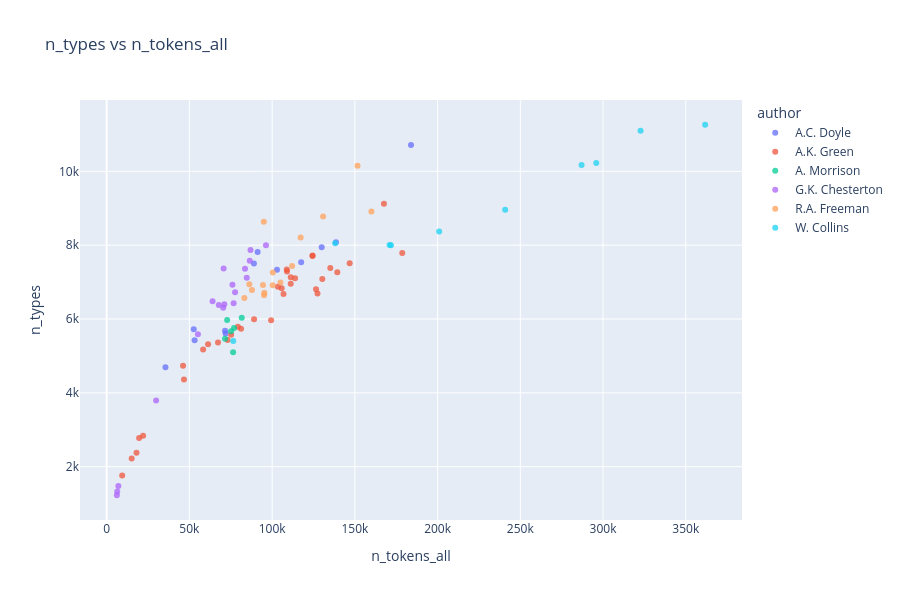
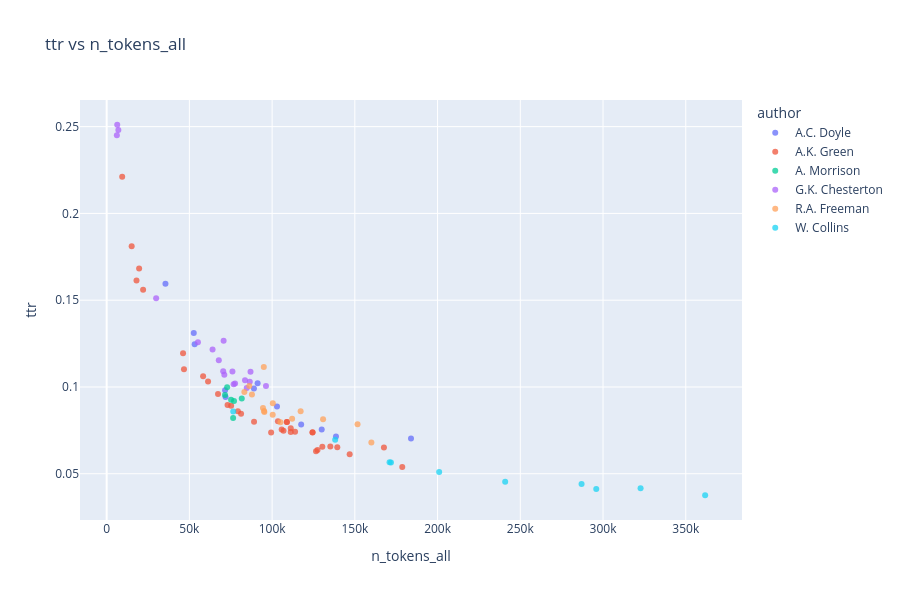
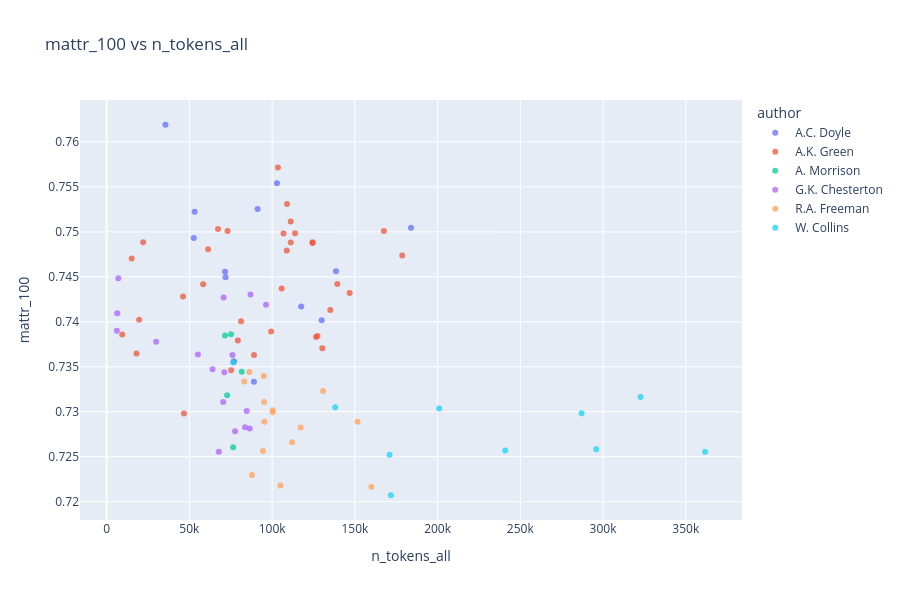
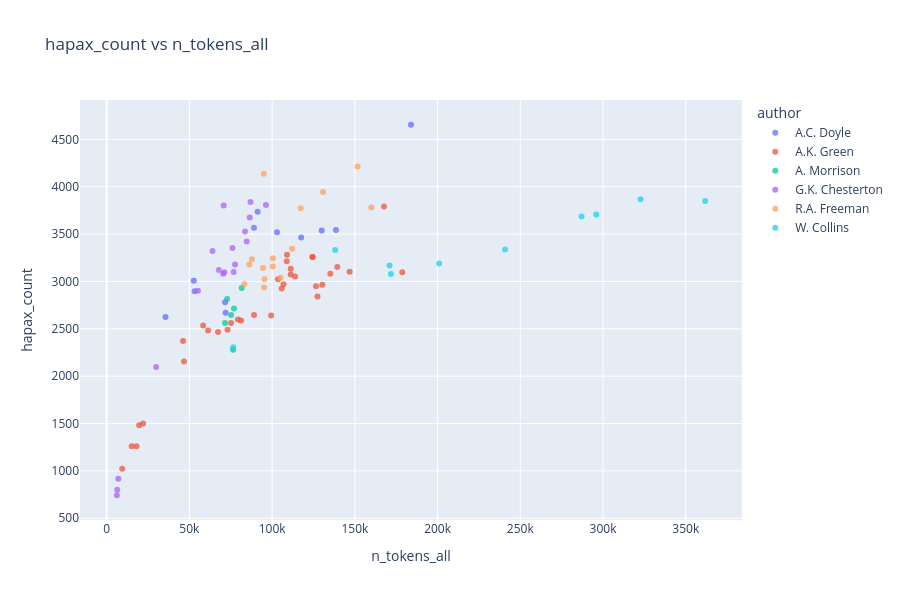

Here is the notebook cell these charts were saved with, in order:
### Code cell
plot_scatter_list_plotly(
    data=df_corpus,
    scatter_pairs=scatter_pairs,
    hue="author",
    work_col="title",
)

### Figure 1 — Plotly figure (JSON) as saved in the notebook; plotly's stock layout.template omitted (floating-point values rounded to 4 significant figures)
{"data": [{"customdata": [["A.C. Doyle"], ["A.C. Doyle"], ["A.C. Doyle"], ["A.C. Doyle"], ["A.C. Doyle"], ["A.C. Doyle"], ["A.C. Doyle"], ["A.C. Doyle"], ["A.C. Doyle"], ["A.C. Doyle"], ["A.C. Doyle"], ["A.C. Doyle"]], "hovertemplate": "<b>%{hovertext}</b><br><br>author=%{customdata[0]}<br>n_tokens_all=%{x}<br>n_types=%{y}<extra></extra>", "hovertext": ["A Study in Scarlet", "Tales of Terror and Mystery", "The Adventures of Sherlock Holmes", "The case-book of Sherlock Holmes", "The Hound of the Baskervilles", "The Lost World", "The Memoirs of Sherlock Holmes", "The Poison Belt", "The Return of Sherlock Holmes", "The Sign of the Four", "The Valley of Fear", "The White Company"], "legendgroup": "A.C. Doyle", "marker": {"color": "#636efa", "opacity": 0.75, "symbol": "circle"}, "mode": "markers", "name": "A.C. Doyle", "orientation": "v", "showlegend": true, "type": "scatter", "x": [52652, 89015, 129975, 102951, 71859, 91227, 117561, 35538, 138594, 53173, 71564, 183941], "xaxis": "x", "y": [5720, 7501, 7945, 7336, 5605, 7813, 7538, 4696, 8077, 5422, 5680, 10715], "yaxis": "y"}, {"customdata": [["A.K. Green"], ["A.K. Green"], ["A.K. Green"], ["A.K. Green"], ["A.K. Green"], ["A.K. Green"], ["A.K. Green"], ["A.K. Green"], ["A.K. Green"], ["A.K. Green"], ["A.K. Green"], ["A.K. Green"], ["A.K. Green"], ["A.K. Green"], ["A.K. Green"], ["A.K. Green"], ["A.K. Green"], ["A.K. Green"], ["A.K. Green"], ["A.K. Green"], ["A.K. Green"], ["A.K. Green"], ["A.K. Green"], ["A.K. Green"], ["A.K. Green"], ["A.K. Green"], ["A.K. Green"], ["A.K. Green"], ["A.K. Green"], ["A.K. Green"], ["A.K. Green"], ["A.K. Green"], ["A.K. Green"], ["A.K. Green"]], "hovertemplate": "<b>%{hovertext}</b><br><br>author=%{customdata[0]}<br>n_tokens_all=%{x}<br>n_types=%{y}<extra></extra>", "hovertext": ["7 to 12: A Detective Story", "A Difficult Problem", "A Matter of Millions", "A Strange Disappearance", "Agatha Webb", "Behind Closed Doors", "Cynthia Wakeham's Money", "Dark Hollow", "Doctor Izard", "Hand and Ring", "Initials Only", "Lost Man's Lane", "Masterpieces of Mystery", "One of My Sons", "Room Number 3, and Other Detective Stories", "That Affair Next Door", "The Chief Legatee", "The Circular Study", "The Doctor, his Wife, and the Clock", "The Filigree Ball", "The Forsaken Inn", "The Golden Slipper and Other Problems for Violet Strange", "The House of the Whispering Pines", "The Leavenworth Case", "The Mill Mystery", "The Millionaire Baby", "The Mystery of the Hasty Arrow", "The Old Stone House and Other Stories", "The Step on the Stair ", "The Sword of Damocles", "The Woman in the Alcove", "Three Thousand Dollars", "To the Minute", "X Y Z: A Detective Story"], "legendgroup": "A.K. Green", "marker": {"color": "#EF553B", "opacity": 0.75, "symbol": "circle"}, "mode": "markers", "name": "A.K. Green", "orientation": "v", "showlegend": true, "type": "scatter", "x": [18034, 9390, 130354, 61280, 106902, 146869, 99398, 108994, 58302, 178660, 103512, 111284, 124417, 113875, 124455, 127431, 73064, 67303, 19622, 105773, 75234, 108860, 135173, 139396, 89085, 81231, 111247, 46731, 126528, 167590, 79314, 15120, 46167, 22028], "xaxis": "x", "y": [2380, 1759, 7084, 5317, 6679, 7511, 5966, 7290, 5173, 7790, 6873, 7130, 7708, 7107, 7717, 6693, 5432, 5363, 2778, 6832, 5574, 7338, 7379, 7267, 5995, 5737, 6953, 4363, 6803, 9123, 5788, 2219, 4736, 2841], "yaxis": "y"}, {"customdata": [["A. Morrison"], ["A. Morrison"], ["A. Morrison"], ["A. Morrison"], ["A. Morrison"], ["A. Morrison"]], "hovertemplate": "<b>%{hovertext}</b><br><br>author=%{customdata[0]}<br>n_tokens_all=%{x}<br>n_types=%{y}<extra></extra>", "hovertext": ["Adventures of Martin Hewit", "Chronicles of Martin Hewitt", "Martin Hewitt, Investigator", "The Dorrington Deed-Box", "The Red Triangle", "The Hole in the Wall"], "legendgroup": "A. Morrison", "marker": {"color": "#00cc96", "opacity": 0.75, "symbol": "circle"}, "mode": "markers", "name": "A. Morrison", "orientation": "v", "showlegend": true, "type": "scatter", "x": [76985, 75200, 71543, 72825, 76430, 81647], "xaxis": "x", "y": [5755, 5669, 5466, 5971, 5097, 6036], "yaxis": "y"}, {"customdata": [["G.K. Chesterton"], ["G.K. Chesterton"], ["G.K. Chesterton"], ["G.K. Chesterton"], ["G.K. Chesterton"], ["G.K. Chesterton"], ["G.K. Chesterton"], ["G.K. Chesterton"], ["G.K. Chesterton"], ["G.K. Chesterton"], ["G.K. Chesterton"], ["G.K. Chesterton"], ["G.K. Chesterton"], ["G.K. Chesterton"], ["G.K. Chesterton"], ["G.K. Chesterton"], ["G.K. Chesterton"], ["G.K. Chesterton"]], "hovertemplate": "<b>%{hovertext}</b><br><br>author=%{customdata[0]}<br>n_tokens_all=%{x}<br>n_types=%{y}<extra></extra>", "hovertext": ["Four Faultless Felons", "Manalive", "The Club of Queer Trades", "The Donnington Affair", "The Incredulity of Father Brown", "The innocence of Father Brown", "The Man Who Knew Too Much", "The Man Who Was Thursday: A Nightmare", "The Mask of Midas", "The Napoleon of Notting Hill", "The Paradoxes of Mr Pond", "The Poet and The Lunatics", "The Return of Don Quixote", "The Scandal of Father Brown", "The Secret of Father Brown", "The Trees of Pride", "The White Pillars Murder", "The Wisdom of Father Brown"], "legendgroup": "G.K. Chesterton", "marker": {"color": "#ab63fa", "opacity": 0.75, "symbol": "circle"}, "mode": "markers", "name": "G.K. Chesterton", "orientation": "v", "showlegend": true, "type": "scatter", "x": [83630, 70692, 55164, 6160, 84659, 96290, 71123, 70438, 7069, 67778, 64005, 77607, 86489, 76020, 76742, 29904, 6390, 86943], "xaxis": "x", "y": [7363, 7370, 5584, 1227, 7116, 7995, 6403, 6303, 1478, 6380, 6478, 6725, 7575, 6928, 6430, 3790, 1326, 7869], "yaxis": "y"}, {"customdata": [["R.A. Freeman"], ["R.A. Freeman"], ["R.A. Freeman"], ["R.A. Freeman"], ["R.A. Freeman"], ["R.A. Freeman"], ["R.A. Freeman"], ["R.A. Freeman"], ["R.A. Freeman"], ["R.A. Freeman"], ["R.A. Freeman"], ["R.A. Freeman"], ["R.A. Freeman"], ["R.A. Freeman"], ["R.A. Freeman"]], "hovertemplate": "<b>%{hovertext}</b><br><br>author=%{customdata[0]}<br>n_tokens_all=%{x}<br>n_types=%{y}<extra></extra>", "hovertext": ["A silent witness", "As a thief in the night", "Dr. Thorndyke's Casebook", "Helen Vardon's confession", "John Thorndyke's Cases", "The D'Arblay Mystery", "The Exploits of Danby Croker", "The Eye of Osiris", "The golden pool", "The Magic Casket", "The Mystery of 31 New Inn", "The mystery of Angelina Frood", "The Red Thumb Mark", "The shadow of the Wolf", "The singing bone"], "legendgroup": "R.A. Freeman", "marker": {"color": "#FFA15A", "opacity": 0.75, "symbol": "circle"}, "mode": "markers", "name": "R.A. Freeman", "orientation": "v", "showlegend": true, "type": "scatter", "x": [130810, 105047, 83241, 159996, 100421, 100349, 94972, 117237, 151629, 95144, 95318, 112084, 87816, 94472, 86218], "xaxis": "x", "y": [8776, 6992, 6568, 8913, 7257, 6914, 8631, 8210, 10149, 6646, 6711, 7438, 6783, 6923, 6938], "yaxis": "y"}, {"customdata": [["W. Collins"], ["W. Collins"], ["W. Collins"], ["W. Collins"], ["W. Collins"], ["W. Collins"], ["W. Collins"], ["W. Collins"], ["W. Collins"], ["W. Collins"]], "hovertemplate": "<b>%{hovertext}</b><br><br>author=%{customdata[0]}<br>n_tokens_all=%{x}<br>n_types=%{y}<extra></extra>", "hovertext": ["Armadale", "Basil", "Man and Wife", "No Name", "Poor Miss Finch", "The Dead Secret", "The Haunted Hotel", "The Law and the Lady", "The Moonstone", "The Woman in White"], "legendgroup": "W. Collins", "marker": {"color": "#19d3f3", "opacity": 0.75, "symbol": "circle"}, "mode": "markers", "name": "W. Collins", "orientation": "v", "showlegend": true, "type": "scatter", "x": [361724, 138116, 287031, 322699, 200961, 170995, 76506, 171842, 240864, 295911], "xaxis": "x", "y": [11261, 8052, 10169, 11098, 8371, 8007, 5404, 7996, 8956, 10227], "yaxis": "y"}], "layout": {"height": 600, "legend": {"title": {"text": "author"}, "tracegroupgap": 0}, "title": {"text": "n_types vs n_tokens_all"}, "width": 900, "xaxis": {"anchor": "y", "domain": [0, 1], "title": {"text": "n_tokens_all"}}, "yaxis": {"anchor": "x", "domain": [0, 1], "title": {"text": "n_types"}}}}

### Figure 2 — Plotly figure (JSON) as saved in the notebook; plotly's stock layout.template omitted (floating-point values rounded to 4 significant figures)
{"data": [{"customdata": [["A.C. Doyle"], ["A.C. Doyle"], ["A.C. Doyle"], ["A.C. Doyle"], ["A.C. Doyle"], ["A.C. Doyle"], ["A.C. Doyle"], ["A.C. Doyle"], ["A.C. Doyle"], ["A.C. Doyle"], ["A.C. Doyle"], ["A.C. Doyle"]], "hovertemplate": "<b>%{hovertext}</b><br><br>author=%{customdata[0]}<br>n_tokens_all=%{x}<br>ttr=%{y}<extra></extra>", "hovertext": ["A Study in Scarlet", "Tales of Terror and Mystery", "The Adventures of Sherlock Holmes", "The case-book of Sherlock Holmes", "The Hound of the Baskervilles", "The Lost World", "The Memoirs of Sherlock Holmes", "The Poison Belt", "The Return of Sherlock Holmes", "The Sign of the Four", "The Valley of Fear", "The White Company"], "legendgroup": "A.C. Doyle", "marker": {"color": "#636efa", "opacity": 0.75, "symbol": "circle"}, "mode": "markers", "name": "A.C. Doyle", "orientation": "v", "showlegend": true, "type": "scatter", "x": [52652, 89015, 129975, 102951, 71859, 91227, 117561, 35538, 138594, 53173, 71564, 183941], "xaxis": "x", "y": [0.1311, 0.09907, 0.07555, 0.0887, 0.09424, 0.1021, 0.07839, 0.1595, 0.07144, 0.1246, 0.09804, 0.07037], "yaxis": "y"}, {"customdata": [["A.K. Green"], ["A.K. Green"], ["A.K. Green"], ["A.K. Green"], ["A.K. Green"], ["A.K. Green"], ["A.K. Green"], ["A.K. Green"], ["A.K. Green"], ["A.K. Green"], ["A.K. Green"], ["A.K. Green"], ["A.K. Green"], ["A.K. Green"], ["A.K. Green"], ["A.K. Green"], ["A.K. Green"], ["A.K. Green"], ["A.K. Green"], ["A.K. Green"], ["A.K. Green"], ["A.K. Green"], ["A.K. Green"], ["A.K. Green"], ["A.K. Green"], ["A.K. Green"], ["A.K. Green"], ["A.K. Green"], ["A.K. Green"], ["A.K. Green"], ["A.K. Green"], ["A.K. Green"], ["A.K. Green"], ["A.K. Green"]], "hovertemplate": "<b>%{hovertext}</b><br><br>author=%{customdata[0]}<br>n_tokens_all=%{x}<br>ttr=%{y}<extra></extra>", "hovertext": ["7 to 12: A Detective Story", "A Difficult Problem", "A Matter of Millions", "A Strange Disappearance", "Agatha Webb", "Behind Closed Doors", "Cynthia Wakeham's Money", "Dark Hollow", "Doctor Izard", "Hand and Ring", "Initials Only", "Lost Man's Lane", "Masterpieces of Mystery", "One of My Sons", "Room Number 3, and Other Detective Stories", "That Affair Next Door", "The Chief Legatee", "The Circular Study", "The Doctor, his Wife, and the Clock", "The Filigree Ball", "The Forsaken Inn", "The Golden Slipper and Other Problems for Violet Strange", "The House of the Whispering Pines", "The Leavenworth Case", "The Mill Mystery", "The Millionaire Baby", "The Mystery of the Hasty Arrow", "The Old Stone House and Other Stories", "The Step on the Stair ", "The Sword of Damocles", "The Woman in the Alcove", "Three Thousand Dollars", "To the Minute", "X Y Z: A Detective Story"], "legendgroup": "A.K. Green", "marker": {"color": "#EF553B", "opacity": 0.75, "symbol": "circle"}, "mode": "markers", "name": "A.K. Green", "orientation": "v", "showlegend": true, "type": "scatter", "x": [18034, 9390, 130354, 61280, 106902, 146869, 99398, 108994, 58302, 178660, 103512, 111284, 124417, 113875, 124455, 127431, 73064, 67303, 19622, 105773, 75234, 108860, 135173, 139396, 89085, 81231, 111247, 46731, 126528, 167590, 79314, 15120, 46167, 22028], "xaxis": "x", "y": [0.1614, 0.2211, 0.0656, 0.1032, 0.07472, 0.06129, 0.0738, 0.07974, 0.1061, 0.05389, 0.0803, 0.07626, 0.07383, 0.07424, 0.0739, 0.06369, 0.08967, 0.09595, 0.1683, 0.07551, 0.08915, 0.07987, 0.06575, 0.06533, 0.07999, 0.08462, 0.07411, 0.1101, 0.06289, 0.06505, 0.08607, 0.181, 0.1195, 0.1561], "yaxis": "y"}, {"customdata": [["A. Morrison"], ["A. Morrison"], ["A. Morrison"], ["A. Morrison"], ["A. Morrison"], ["A. Morrison"]], "hovertemplate": "<b>%{hovertext}</b><br><br>author=%{customdata[0]}<br>n_tokens_all=%{x}<br>ttr=%{y}<extra></extra>", "hovertext": ["Adventures of Martin Hewit", "Chronicles of Martin Hewitt", "Martin Hewitt, Investigator", "The Dorrington Deed-Box", "The Red Triangle", "The Hole in the Wall"], "legendgroup": "A. Morrison", "marker": {"color": "#00cc96", "opacity": 0.75, "symbol": "circle"}, "mode": "markers", "name": "A. Morrison", "orientation": "v", "showlegend": true, "type": "scatter", "x": [76985, 75200, 71543, 72825, 76430, 81647], "xaxis": "x", "y": [0.09185, 0.09264, 0.09533, 0.09983, 0.08216, 0.09338], "yaxis": "y"}, {"customdata": [["G.K. Chesterton"], ["G.K. Chesterton"], ["G.K. Chesterton"], ["G.K. Chesterton"], ["G.K. Chesterton"], ["G.K. Chesterton"], ["G.K. Chesterton"], ["G.K. Chesterton"], ["G.K. Chesterton"], ["G.K. Chesterton"], ["G.K. Chesterton"], ["G.K. Chesterton"], ["G.K. Chesterton"], ["G.K. Chesterton"], ["G.K. Chesterton"], ["G.K. Chesterton"], ["G.K. Chesterton"], ["G.K. Chesterton"]], "hovertemplate": "<b>%{hovertext}</b><br><br>author=%{customdata[0]}<br>n_tokens_all=%{x}<br>ttr=%{y}<extra></extra>", "hovertext": ["Four Faultless Felons", "Manalive", "The Club of Queer Trades", "The Donnington Affair", "The Incredulity of Father Brown", "The innocence of Father Brown", "The Man Who Knew Too Much", "The Man Who Was Thursday: A Nightmare", "The Mask of Midas", "The Napoleon of Notting Hill", "The Paradoxes of Mr Pond", "The Poet and The Lunatics", "The Return of Don Quixote", "The Scandal of Father Brown", "The Secret of Father Brown", "The Trees of Pride", "The White Pillars Murder", "The Wisdom of Father Brown"], "legendgroup": "G.K. Chesterton", "marker": {"color": "#ab63fa", "opacity": 0.75, "symbol": "circle"}, "mode": "markers", "name": "G.K. Chesterton", "orientation": "v", "showlegend": true, "type": "scatter", "x": [83630, 70692, 55164, 6160, 84659, 96290, 71123, 70438, 7069, 67778, 64005, 77607, 86489, 76020, 76742, 29904, 6390, 86943], "xaxis": "x", "y": [0.1039, 0.1267, 0.1258, 0.245, 0.09941, 0.1006, 0.107, 0.1091, 0.2481, 0.1154, 0.1216, 0.1019, 0.1031, 0.1089, 0.1016, 0.1512, 0.2511, 0.1087], "yaxis": "y"}, {"customdata": [["R.A. Freeman"], ["R.A. Freeman"], ["R.A. Freeman"], ["R.A. Freeman"], ["R.A. Freeman"], ["R.A. Freeman"], ["R.A. Freeman"], ["R.A. Freeman"], ["R.A. Freeman"], ["R.A. Freeman"], ["R.A. Freeman"], ["R.A. Freeman"], ["R.A. Freeman"], ["R.A. Freeman"], ["R.A. Freeman"]], "hovertemplate": "<b>%{hovertext}</b><br><br>author=%{customdata[0]}<br>n_tokens_all=%{x}<br>ttr=%{y}<extra></extra>", "hovertext": ["A silent witness", "As a thief in the night", "Dr. Thorndyke's Casebook", "Helen Vardon's confession", "John Thorndyke's Cases", "The D'Arblay Mystery", "The Exploits of Danby Croker", "The Eye of Osiris", "The golden pool", "The Magic Casket", "The Mystery of 31 New Inn", "The mystery of Angelina Frood", "The Red Thumb Mark", "The shadow of the Wolf", "The singing bone"], "legendgroup": "R.A. Freeman", "marker": {"color": "#FFA15A", "opacity": 0.75, "symbol": "circle"}, "mode": "markers", "name": "R.A. Freeman", "orientation": "v", "showlegend": true, "type": "scatter", "x": [130810, 105047, 83241, 159996, 100421, 100349, 94972, 117237, 151629, 95144, 95318, 112084, 87816, 94472, 86218], "xaxis": "x", "y": [0.08137, 0.07963, 0.09716, 0.06802, 0.09063, 0.08401, 0.1115, 0.08599, 0.07846, 0.08611, 0.08552, 0.08171, 0.09571, 0.08784, 0.1005], "yaxis": "y"}, {"customdata": [["W. Collins"], ["W. Collins"], ["W. Collins"], ["W. Collins"], ["W. Collins"], ["W. Collins"], ["W. Collins"], ["W. Collins"], ["W. Collins"], ["W. Collins"]], "hovertemplate": "<b>%{hovertext}</b><br><br>author=%{customdata[0]}<br>n_tokens_all=%{x}<br>ttr=%{y}<extra></extra>", "hovertext": ["Armadale", "Basil", "Man and Wife", "No Name", "Poor Miss Finch", "The Dead Secret", "The Haunted Hotel", "The Law and the Lady", "The Moonstone", "The Woman in White"], "legendgroup": "W. Collins", "marker": {"color": "#19d3f3", "opacity": 0.75, "symbol": "circle"}, "mode": "markers", "name": "W. Collins", "orientation": "v", "showlegend": true, "type": "scatter", "x": [361724, 138116, 287031, 322699, 200961, 170995, 76506, 171842, 240864, 295911], "xaxis": "x", "y": [0.03761, 0.06954, 0.04405, 0.04164, 0.05107, 0.05663, 0.08585, 0.05647, 0.04537, 0.04121], "yaxis": "y"}], "layout": {"height": 600, "legend": {"title": {"text": "author"}, "tracegroupgap": 0}, "title": {"text": "ttr vs n_tokens_all"}, "width": 900, "xaxis": {"anchor": "y", "domain": [0, 1], "title": {"text": "n_tokens_all"}}, "yaxis": {"anchor": "x", "domain": [0, 1], "title": {"text": "ttr"}}}}

### Figure 3 — Plotly figure (JSON) as saved in the notebook; plotly's stock layout.template omitted (floating-point values rounded to 4 significant figures)
{"data": [{"customdata": [["A.C. Doyle"], ["A.C. Doyle"], ["A.C. Doyle"], ["A.C. Doyle"], ["A.C. Doyle"], ["A.C. Doyle"], ["A.C. Doyle"], ["A.C. Doyle"], ["A.C. Doyle"], ["A.C. Doyle"], ["A.C. Doyle"], ["A.C. Doyle"]], "hovertemplate": "<b>%{hovertext}</b><br><br>author=%{customdata[0]}<br>n_tokens_all=%{x}<br>mattr_100=%{y}<extra></extra>", "hovertext": ["A Study in Scarlet", "Tales of Terror and Mystery", "The Adventures of Sherlock Holmes", "The case-book of Sherlock Holmes", "The Hound of the Baskervilles", "The Lost World", "The Memoirs of Sherlock Holmes", "The Poison Belt", "The Return of Sherlock Holmes", "The Sign of the Four", "The Valley of Fear", "The White Company"], "legendgroup": "A.C. Doyle", "marker": {"color": "#636efa", "opacity": 0.75, "symbol": "circle"}, "mode": "markers", "name": "A.C. Doyle", "orientation": "v", "showlegend": true, "type": "scatter", "x": [52652, 89015, 129975, 102951, 71859, 91227, 117561, 35538, 138594, 53173, 71564, 183941], "xaxis": "x", "y": [0.7493, 0.7333, 0.7402, 0.7554, 0.745, 0.7525, 0.7417, 0.7619, 0.7456, 0.7522, 0.7456, 0.7505], "yaxis": "y"}, {"customdata": [["A.K. Green"], ["A.K. Green"], ["A.K. Green"], ["A.K. Green"], ["A.K. Green"], ["A.K. Green"], ["A.K. Green"], ["A.K. Green"], ["A.K. Green"], ["A.K. Green"], ["A.K. Green"], ["A.K. Green"], ["A.K. Green"], ["A.K. Green"], ["A.K. Green"], ["A.K. Green"], ["A.K. Green"], ["A.K. Green"], ["A.K. Green"], ["A.K. Green"], ["A.K. Green"], ["A.K. Green"], ["A.K. Green"], ["A.K. Green"], ["A.K. Green"], ["A.K. Green"], ["A.K. Green"], ["A.K. Green"], ["A.K. Green"], ["A.K. Green"], ["A.K. Green"], ["A.K. Green"], ["A.K. Green"], ["A.K. Green"]], "hovertemplate": "<b>%{hovertext}</b><br><br>author=%{customdata[0]}<br>n_tokens_all=%{x}<br>mattr_100=%{y}<extra></extra>", "hovertext": ["7 to 12: A Detective Story", "A Difficult Problem", "A Matter of Millions", "A Strange Disappearance", "Agatha Webb", "Behind Closed Doors", "Cynthia Wakeham's Money", "Dark Hollow", "Doctor Izard", "Hand and Ring", "Initials Only", "Lost Man's Lane", "Masterpieces of Mystery", "One of My Sons", "Room Number 3, and Other Detective Stories", "That Affair Next Door", "The Chief Legatee", "The Circular Study", "The Doctor, his Wife, and the Clock", "The Filigree Ball", "The Forsaken Inn", "The Golden Slipper and Other Problems for Violet Strange", "The House of the Whispering Pines", "The Leavenworth Case", "The Mill Mystery", "The Millionaire Baby", "The Mystery of the Hasty Arrow", "The Old Stone House and Other Stories", "The Step on the Stair ", "The Sword of Damocles", "The Woman in the Alcove", "Three Thousand Dollars", "To the Minute", "X Y Z: A Detective Story"], "legendgroup": "A.K. Green", "marker": {"color": "#EF553B", "opacity": 0.75, "symbol": "circle"}, "mode": "markers", "name": "A.K. Green", "orientation": "v", "showlegend": true, "type": "scatter", "x": [18034, 9390, 130354, 61280, 106902, 146869, 99398, 108994, 58302, 178660, 103512, 111284, 124417, 113875, 124455, 127431, 73064, 67303, 19622, 105773, 75234, 108860, 135173, 139396, 89085, 81231, 111247, 46731, 126528, 167590, 79314, 15120, 46167, 22028], "xaxis": "x", "y": [0.7365, 0.7386, 0.7371, 0.7481, 0.7498, 0.7432, 0.7389, 0.7531, 0.7442, 0.7474, 0.7572, 0.7488, 0.7487, 0.7498, 0.7488, 0.7384, 0.7501, 0.7503, 0.7402, 0.7437, 0.7346, 0.7479, 0.7413, 0.7442, 0.7363, 0.7401, 0.7511, 0.7298, 0.7383, 0.7501, 0.7379, 0.747, 0.7428, 0.7489], "yaxis": "y"}, {"customdata": [["A. Morrison"], ["A. Morrison"], ["A. Morrison"], ["A. Morrison"], ["A. Morrison"], ["A. Morrison"]], "hovertemplate": "<b>%{hovertext}</b><br><br>author=%{customdata[0]}<br>n_tokens_all=%{x}<br>mattr_100=%{y}<extra></extra>", "hovertext": ["Adventures of Martin Hewit", "Chronicles of Martin Hewitt", "Martin Hewitt, Investigator", "The Dorrington Deed-Box", "The Red Triangle", "The Hole in the Wall"], "legendgroup": "A. Morrison", "marker": {"color": "#00cc96", "opacity": 0.75, "symbol": "circle"}, "mode": "markers", "name": "A. Morrison", "orientation": "v", "showlegend": true, "type": "scatter", "x": [76985, 75200, 71543, 72825, 76430, 81647], "xaxis": "x", "y": [0.7356, 0.7386, 0.7385, 0.7318, 0.7261, 0.7344], "yaxis": "y"}, {"customdata": [["G.K. Chesterton"], ["G.K. Chesterton"], ["G.K. Chesterton"], ["G.K. Chesterton"], ["G.K. Chesterton"], ["G.K. Chesterton"], ["G.K. Chesterton"], ["G.K. Chesterton"], ["G.K. Chesterton"], ["G.K. Chesterton"], ["G.K. Chesterton"], ["G.K. Chesterton"], ["G.K. Chesterton"], ["G.K. Chesterton"], ["G.K. Chesterton"], ["G.K. Chesterton"], ["G.K. Chesterton"], ["G.K. Chesterton"]], "hovertemplate": "<b>%{hovertext}</b><br><br>author=%{customdata[0]}<br>n_tokens_all=%{x}<br>mattr_100=%{y}<extra></extra>", "hovertext": ["Four Faultless Felons", "Manalive", "The Club of Queer Trades", "The Donnington Affair", "The Incredulity of Father Brown", "The innocence of Father Brown", "The Man Who Knew Too Much", "The Man Who Was Thursday: A Nightmare", "The Mask of Midas", "The Napoleon of Notting Hill", "The Paradoxes of Mr Pond", "The Poet and The Lunatics", "The Return of Don Quixote", "The Scandal of Father Brown", "The Secret of Father Brown", "The Trees of Pride", "The White Pillars Murder", "The Wisdom of Father Brown"], "legendgroup": "G.K. Chesterton", "marker": {"color": "#ab63fa", "opacity": 0.75, "symbol": "circle"}, "mode": "markers", "name": "G.K. Chesterton", "orientation": "v", "showlegend": true, "type": "scatter", "x": [83630, 70692, 55164, 6160, 84659, 96290, 71123, 70438, 7069, 67778, 64005, 77607, 86489, 76020, 76742, 29904, 6390, 86943], "xaxis": "x", "y": [0.7283, 0.7427, 0.7364, 0.739, 0.7301, 0.7419, 0.7344, 0.7311, 0.7448, 0.7256, 0.7347, 0.7278, 0.7281, 0.7363, 0.7356, 0.7378, 0.7409, 0.743], "yaxis": "y"}, {"customdata": [["R.A. Freeman"], ["R.A. Freeman"], ["R.A. Freeman"], ["R.A. Freeman"], ["R.A. Freeman"], ["R.A. Freeman"], ["R.A. Freeman"], ["R.A. Freeman"], ["R.A. Freeman"], ["R.A. Freeman"], ["R.A. Freeman"], ["R.A. Freeman"], ["R.A. Freeman"], ["R.A. Freeman"], ["R.A. Freeman"]], "hovertemplate": "<b>%{hovertext}</b><br><br>author=%{customdata[0]}<br>n_tokens_all=%{x}<br>mattr_100=%{y}<extra></extra>", "hovertext": ["A silent witness", "As a thief in the night", "Dr. Thorndyke's Casebook", "Helen Vardon's confession", "John Thorndyke's Cases", "The D'Arblay Mystery", "The Exploits of Danby Croker", "The Eye of Osiris", "The golden pool", "The Magic Casket", "The Mystery of 31 New Inn", "The mystery of Angelina Frood", "The Red Thumb Mark", "The shadow of the Wolf", "The singing bone"], "legendgroup": "R.A. Freeman", "marker": {"color": "#FFA15A", "opacity": 0.75, "symbol": "circle"}, "mode": "markers", "name": "R.A. Freeman", "orientation": "v", "showlegend": true, "type": "scatter", "x": [130810, 105047, 83241, 159996, 100421, 100349, 94972, 117237, 151629, 95144, 95318, 112084, 87816, 94472, 86218], "xaxis": "x", "y": [0.7323, 0.7218, 0.7334, 0.7216, 0.7302, 0.7299, 0.734, 0.7283, 0.7289, 0.7311, 0.7289, 0.7266, 0.723, 0.7256, 0.7344], "yaxis": "y"}, {"customdata": [["W. Collins"], ["W. Collins"], ["W. Collins"], ["W. Collins"], ["W. Collins"], ["W. Collins"], ["W. Collins"], ["W. Collins"], ["W. Collins"], ["W. Collins"]], "hovertemplate": "<b>%{hovertext}</b><br><br>author=%{customdata[0]}<br>n_tokens_all=%{x}<br>mattr_100=%{y}<extra></extra>", "hovertext": ["Armadale", "Basil", "Man and Wife", "No Name", "Poor Miss Finch", "The Dead Secret", "The Haunted Hotel", "The Law and the Lady", "The Moonstone", "The Woman in White"], "legendgroup": "W. Collins", "marker": {"color": "#19d3f3", "opacity": 0.75, "symbol": "circle"}, "mode": "markers", "name": "W. Collins", "orientation": "v", "showlegend": true, "type": "scatter", "x": [361724, 138116, 287031, 322699, 200961, 170995, 76506, 171842, 240864, 295911], "xaxis": "x", "y": [0.7256, 0.7305, 0.7298, 0.7316, 0.7303, 0.7252, 0.7355, 0.7207, 0.7257, 0.7258], "yaxis": "y"}], "layout": {"height": 600, "legend": {"title": {"text": "author"}, "tracegroupgap": 0}, "title": {"text": "mattr_100 vs n_tokens_all"}, "width": 900, "xaxis": {"anchor": "y", "domain": [0, 1], "title": {"text": "n_tokens_all"}}, "yaxis": {"anchor": "x", "domain": [0, 1], "title": {"text": "mattr_100"}}}}

### Figure 4 — Plotly figure (JSON) as saved in the notebook; plotly's stock layout.template omitted (floating-point values rounded to 4 significant figures)
{"data": [{"customdata": [["A.C. Doyle"], ["A.C. Doyle"], ["A.C. Doyle"], ["A.C. Doyle"], ["A.C. Doyle"], ["A.C. Doyle"], ["A.C. Doyle"], ["A.C. Doyle"], ["A.C. Doyle"], ["A.C. Doyle"], ["A.C. Doyle"], ["A.C. Doyle"]], "hovertemplate": "<b>%{hovertext}</b><br><br>author=%{customdata[0]}<br>n_tokens_all=%{x}<br>hapax_count=%{y}<extra></extra>", "hovertext": ["A Study in Scarlet", "Tales of Terror and Mystery", "The Adventures of Sherlock Holmes", "The case-book of Sherlock Holmes", "The Hound of the Baskervilles", "The Lost World", "The Memoirs of Sherlock Holmes", "The Poison Belt", "The Return of Sherlock Holmes", "The Sign of the Four", "The Valley of Fear", "The White Company"], "legendgroup": "A.C. Doyle", "marker": {"color": "#636efa", "opacity": 0.75, "symbol": "circle"}, "mode": "markers", "name": "A.C. Doyle", "orientation": "v", "showlegend": true, "type": "scatter", "x": [52652, 89015, 129975, 102951, 71859, 91227, 117561, 35538, 138594, 53173, 71564, 183941], "xaxis": "x", "y": [3007, 3567, 3538, 3518, 2669, 3735, 3464, 2625, 3542, 2896, 2780, 4654], "yaxis": "y"}, {"customdata": [["A.K. Green"], ["A.K. Green"], ["A.K. Green"], ["A.K. Green"], ["A.K. Green"], ["A.K. Green"], ["A.K. Green"], ["A.K. Green"], ["A.K. Green"], ["A.K. Green"], ["A.K. Green"], ["A.K. Green"], ["A.K. Green"], ["A.K. Green"], ["A.K. Green"], ["A.K. Green"], ["A.K. Green"], ["A.K. Green"], ["A.K. Green"], ["A.K. Green"], ["A.K. Green"], ["A.K. Green"], ["A.K. Green"], ["A.K. Green"], ["A.K. Green"], ["A.K. Green"], ["A.K. Green"], ["A.K. Green"], ["A.K. Green"], ["A.K. Green"], ["A.K. Green"], ["A.K. Green"], ["A.K. Green"], ["A.K. Green"]], "hovertemplate": "<b>%{hovertext}</b><br><br>author=%{customdata[0]}<br>n_tokens_all=%{x}<br>hapax_count=%{y}<extra></extra>", "hovertext": ["7 to 12: A Detective Story", "A Difficult Problem", "A Matter of Millions", "A Strange Disappearance", "Agatha Webb", "Behind Closed Doors", "Cynthia Wakeham's Money", "Dark Hollow", "Doctor Izard", "Hand and Ring", "Initials Only", "Lost Man's Lane", "Masterpieces of Mystery", "One of My Sons", "Room Number 3, and Other Detective Stories", "That Affair Next Door", "The Chief Legatee", "The Circular Study", "The Doctor, his Wife, and the Clock", "The Filigree Ball", "The Forsaken Inn", "The Golden Slipper and Other Problems for Violet Strange", "The House of the Whispering Pines", "The Leavenworth Case", "The Mill Mystery", "The Millionaire Baby", "The Mystery of the Hasty Arrow", "The Old Stone House and Other Stories", "The Step on the Stair ", "The Sword of Damocles", "The Woman in the Alcove", "Three Thousand Dollars", "To the Minute", "X Y Z: A Detective Story"], "legendgroup": "A.K. Green", "marker": {"color": "#EF553B", "opacity": 0.75, "symbol": "circle"}, "mode": "markers", "name": "A.K. Green", "orientation": "v", "showlegend": true, "type": "scatter", "x": [18034, 9390, 130354, 61280, 106902, 146869, 99398, 108994, 58302, 178660, 103512, 111284, 124417, 113875, 124455, 127431, 73064, 67303, 19622, 105773, 75234, 108860, 135173, 139396, 89085, 81231, 111247, 46731, 126528, 167590, 79314, 15120, 46167, 22028], "xaxis": "x", "y": [1260, 1024, 2966, 2483, 2969, 3101, 2641, 3281, 2535, 3098, 3022, 3134, 3258, 3053, 3258, 2840, 2489, 2465, 1482, 2926, 2560, 3213, 3082, 3152, 2645, 2587, 3074, 2155, 2948, 3791, 2597, 1260, 2370, 1501], "yaxis": "y"}, {"customdata": [["A. Morrison"], ["A. Morrison"], ["A. Morrison"], ["A. Morrison"], ["A. Morrison"], ["A. Morrison"]], "hovertemplate": "<b>%{hovertext}</b><br><br>author=%{customdata[0]}<br>n_tokens_all=%{x}<br>hapax_count=%{y}<extra></extra>", "hovertext": ["Adventures of Martin Hewit", "Chronicles of Martin Hewitt", "Martin Hewitt, Investigator", "The Dorrington Deed-Box", "The Red Triangle", "The Hole in the Wall"], "legendgroup": "A. Morrison", "marker": {"color": "#00cc96", "opacity": 0.75, "symbol": "circle"}, "mode": "markers", "name": "A. Morrison", "orientation": "v", "showlegend": true, "type": "scatter", "x": [76985, 75200, 71543, 72825, 76430, 81647], "xaxis": "x", "y": [2715, 2647, 2561, 2814, 2279, 2930], "yaxis": "y"}, {"customdata": [["G.K. Chesterton"], ["G.K. Chesterton"], ["G.K. Chesterton"], ["G.K. Chesterton"], ["G.K. Chesterton"], ["G.K. Chesterton"], ["G.K. Chesterton"], ["G.K. Chesterton"], ["G.K. Chesterton"], ["G.K. Chesterton"], ["G.K. Chesterton"], ["G.K. Chesterton"], ["G.K. Chesterton"], ["G.K. Chesterton"], ["G.K. Chesterton"], ["G.K. Chesterton"], ["G.K. Chesterton"], ["G.K. Chesterton"]], "hovertemplate": "<b>%{hovertext}</b><br><br>author=%{customdata[0]}<br>n_tokens_all=%{x}<br>hapax_count=%{y}<extra></extra>", "hovertext": ["Four Faultless Felons", "Manalive", "The Club of Queer Trades", "The Donnington Affair", "The Incredulity of Father Brown", "The innocence of Father Brown", "The Man Who Knew Too Much", "The Man Who Was Thursday: A Nightmare", "The Mask of Midas", "The Napoleon of Notting Hill", "The Paradoxes of Mr Pond", "The Poet and The Lunatics", "The Return of Don Quixote", "The Scandal of Father Brown", "The Secret of Father Brown", "The Trees of Pride", "The White Pillars Murder", "The Wisdom of Father Brown"], "legendgroup": "G.K. Chesterton", "marker": {"color": "#ab63fa", "opacity": 0.75, "symbol": "circle"}, "mode": "markers", "name": "G.K. Chesterton", "orientation": "v", "showlegend": true, "type": "scatter", "x": [83630, 70692, 55164, 6160, 84659, 96290, 71123, 70438, 7069, 67778, 64005, 77607, 86489, 76020, 76742, 29904, 6390, 86943], "xaxis": "x", "y": [3526, 3801, 2902, 743, 3422, 3808, 3097, 3082, 918, 3122, 3320, 3179, 3675, 3353, 3099, 2096, 800, 3838], "yaxis": "y"}, {"customdata": [["R.A. Freeman"], ["R.A. Freeman"], ["R.A. Freeman"], ["R.A. Freeman"], ["R.A. Freeman"], ["R.A. Freeman"], ["R.A. Freeman"], ["R.A. Freeman"], ["R.A. Freeman"], ["R.A. Freeman"], ["R.A. Freeman"], ["R.A. Freeman"], ["R.A. Freeman"], ["R.A. Freeman"], ["R.A. Freeman"]], "hovertemplate": "<b>%{hovertext}</b><br><br>author=%{customdata[0]}<br>n_tokens_all=%{x}<br>hapax_count=%{y}<extra></extra>", "hovertext": ["A silent witness", "As a thief in the night", "Dr. Thorndyke's Casebook", "Helen Vardon's confession", "John Thorndyke's Cases", "The D'Arblay Mystery", "The Exploits of Danby Croker", "The Eye of Osiris", "The golden pool", "The Magic Casket", "The Mystery of 31 New Inn", "The mystery of Angelina Frood", "The Red Thumb Mark", "The shadow of the Wolf", "The singing bone"], "legendgroup": "R.A. Freeman", "marker": {"color": "#FFA15A", "opacity": 0.75, "symbol": "circle"}, "mode": "markers", "name": "R.A. Freeman", "orientation": "v", "showlegend": true, "type": "scatter", "x": [130810, 105047, 83241, 159996, 100421, 100349, 94972, 117237, 151629, 95144, 95318, 112084, 87816, 94472, 86218], "xaxis": "x", "y": [3943, 3040, 2973, 3781, 3246, 3157, 4136, 3773, 4212, 2936, 3022, 3344, 3234, 3143, 3179], "yaxis": "y"}, {"customdata": [["W. Collins"], ["W. Collins"], ["W. Collins"], ["W. Collins"], ["W. Collins"], ["W. Collins"], ["W. Collins"], ["W. Collins"], ["W. Collins"], ["W. Collins"]], "hovertemplate": "<b>%{hovertext}</b><br><br>author=%{customdata[0]}<br>n_tokens_all=%{x}<br>hapax_count=%{y}<extra></extra>", "hovertext": ["Armadale", "Basil", "Man and Wife", "No Name", "Poor Miss Finch", "The Dead Secret", "The Haunted Hotel", "The Law and the Lady", "The Moonstone", "The Woman in White"], "legendgroup": "W. Collins", "marker": {"color": "#19d3f3", "opacity": 0.75, "symbol": "circle"}, "mode": "markers", "name": "W. Collins", "orientation": "v", "showlegend": true, "type": "scatter", "x": [361724, 138116, 287031, 322699, 200961, 170995, 76506, 171842, 240864, 295911], "xaxis": "x", "y": [3849, 3331, 3685, 3868, 3189, 3167, 2306, 3078, 3338, 3706], "yaxis": "y"}], "layout": {"height": 600, "legend": {"title": {"text": "author"}, "tracegroupgap": 0}, "title": {"text": "hapax_count vs n_tokens_all"}, "width": 900, "xaxis": {"anchor": "y", "domain": [0, 1], "title": {"text": "n_tokens_all"}}, "yaxis": {"anchor": "x", "domain": [0, 1], "title": {"text": "hapax_count"}}}}
